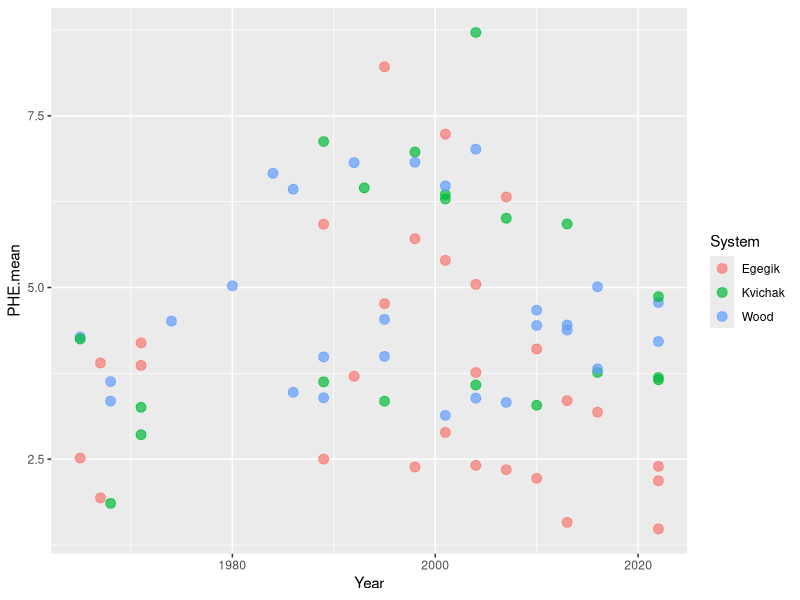
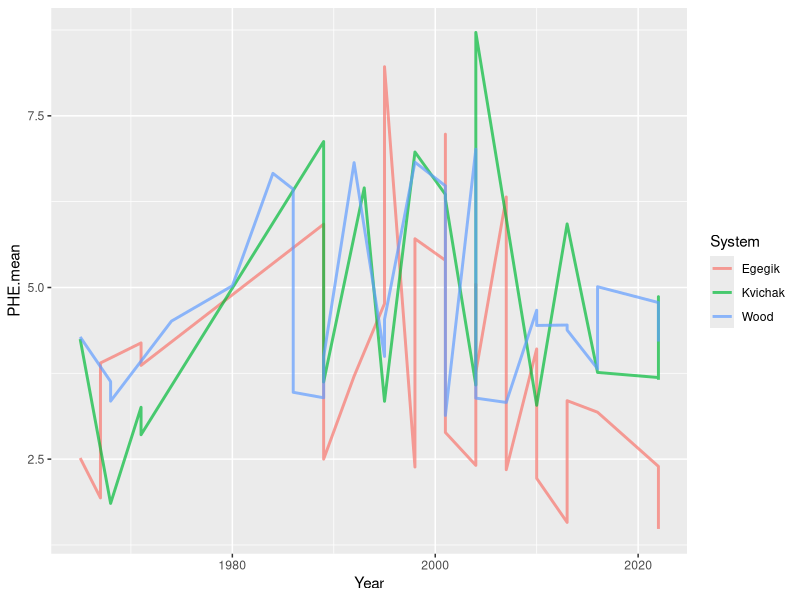
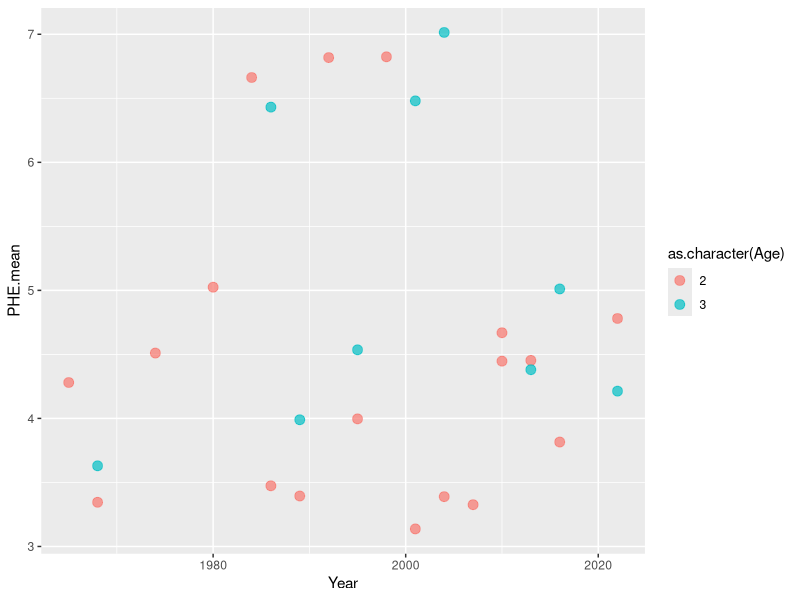
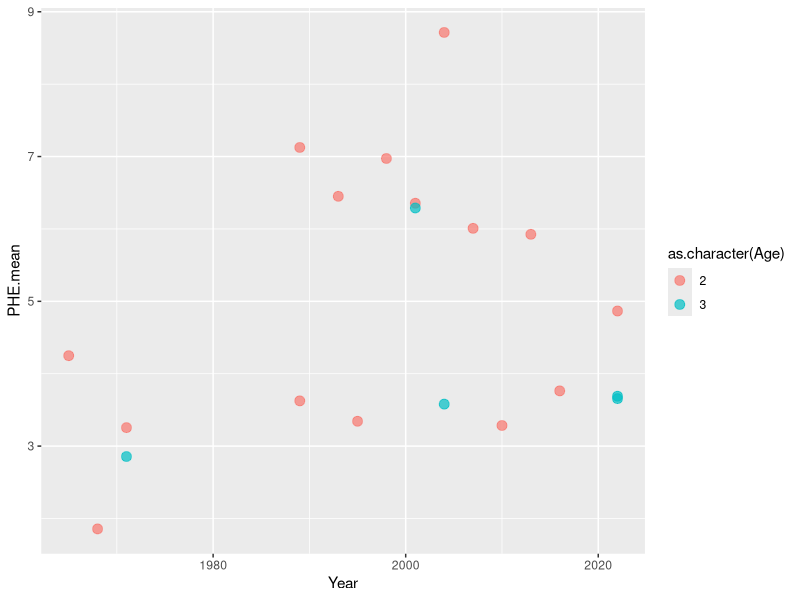
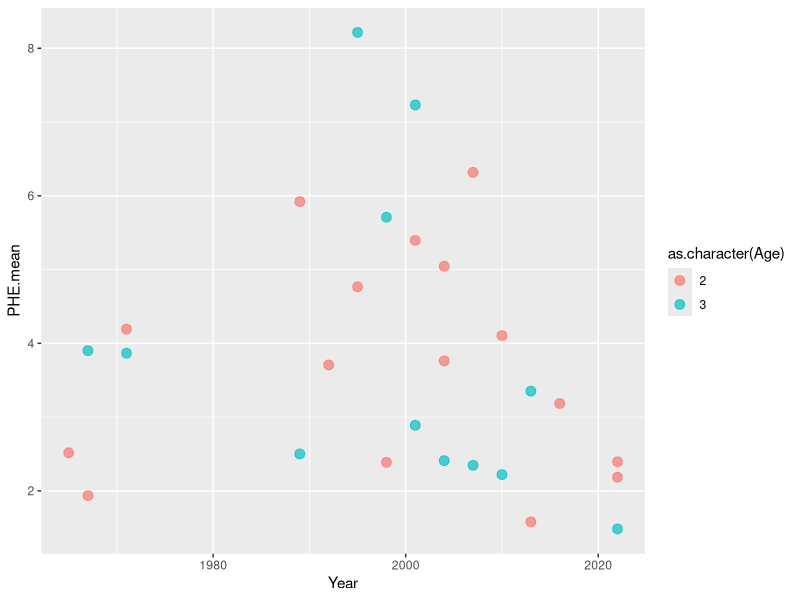

Recreate these plots in R, in order.
#this is an r script to do some basic data visualization of the cleaned data
#at this point the data should be drift corrected, compiled, and had all
#duplicates and replicates removed and averaged

setwd("~/Documents/Grad School /CSIA/code")

library(dplyr)
library(readr)
library(ggplot2)

#read in the main data file
data <- read.csv(file="main.data")

#scatter plot of year vs isotope signature
ggplot(data = data, aes(Year, PHE.mean, color = System)) +
       geom_point(size = 3, alpha = 0.7) 

#+geom_smooth(method = "lm")

ggplot(data = data, aes(Year, PHE.mean, color = System)) +
  geom_line(size = 1, alpha = 0.7) 

Wood <- data[data$System =="Wood",]
Kvichak <- data[data$System =="Kvichak",]
Egegik <- data[data$System =="Egegik",]

#plots of age vs isotope sig in the different river systems 
ggplot(data = Wood, aes(Year, PHE.mean, color = as.character(Age))) +
  geom_point(size = 3, alpha = 0.7) 

ggplot(data = Kvichak, aes(Year, PHE.mean, color = as.character(Age))) +
  geom_point(size = 3, alpha = 0.7) 

ggplot(data = Egegik, aes(Year, PHE.mean, color = as.character(Age))) +
  geom_point(size = 3, alpha = 0.7) 
